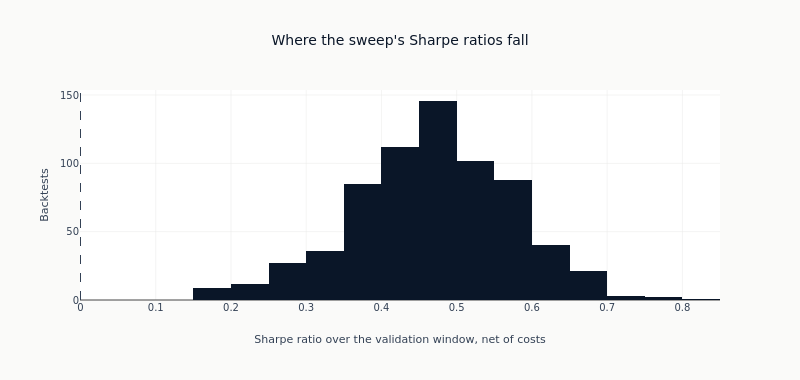

Notebook cell for this chart:
### Markdown cell above
### Does a better ranking make a better strategy?

The left panel is the distribution of every Sharpe in the sweep, with a line at zero. The right
panel puts each backtest's Sharpe against the information coefficient of the prediction set it
traded. A tight upward relationship would mean IC is a sufficient selection criterion; a diffuse
one means it is not, and that two configurations with the same IC can trade very differently.

### Code cell
all_signal = explorer.best(stage="signal", top_n=100000)
if all_signal.is_empty():
    raise RuntimeError("no signal-stage backtests are registered, so there is nothing to read")

sharpes = all_signal["sharpe"].drop_nulls()
paired = all_signal.select("ic_mean", "sharpe").drop_nulls()

fig = go.Figure(
    go.Histogram(x=sharpes.to_list(), nbinsx=30, marker_color=COLORS["blue"], showlegend=False)
)
fig.add_vline(x=0, line_width=1, line_dash="dash", line_color=COLORS["neutral"])
fig.update_xaxes(title_text="Sharpe ratio over the validation window, net of costs")
fig.update_yaxes(title_text="Backtests")
fig.update_layout(
    title="Where the sweep's Sharpe ratios fall",
    height=380,
    width=800,
    margin=dict(t=90),
)
show_plotly_with_alt(
    fig,
    "Histogram of the net Sharpe ratio of every signal-stage backtest in the sweep, with a dashed "
    f"line at zero. Counted from the frame: {sharpes.len()} backtests, Sharpe from "
    f"{sharpes.min():+.2f} to {sharpes.max():+.2f}, median {sharpes.median():+.2f}, "
    f"{(sharpes > 0).sum()} above zero.",
)

### Figure 1 — Plotly figure (JSON) as saved in the notebook; plotly's stock layout.template omitted (floating-point values rounded to 4 significant figures; data arrays with more than 128 entries replaced by an {"elided": "..."} marker saying what was removed)
{"data": [{"marker": {"color": "#0a1628"}, "nbinsx": 30, "showlegend": false, "type": "histogram", "x": {"elided": "684 float values"}}], "layout": {"height": 380, "margin": {"t": 90}, "shapes": [{"line": {"color": "#334155", "dash": "dash", "width": 1}, "type": "line", "x0": 0, "x1": 0, "xref": "x", "y0": 0, "y1": 1, "yref": "y domain"}], "title": {"text": "Where the sweep's Sharpe ratios fall"}, "width": 800, "xaxis": {"title": {"text": "Sharpe ratio over the validation window, net of costs"}}, "yaxis": {"title": {"text": "Backtests"}}}}
